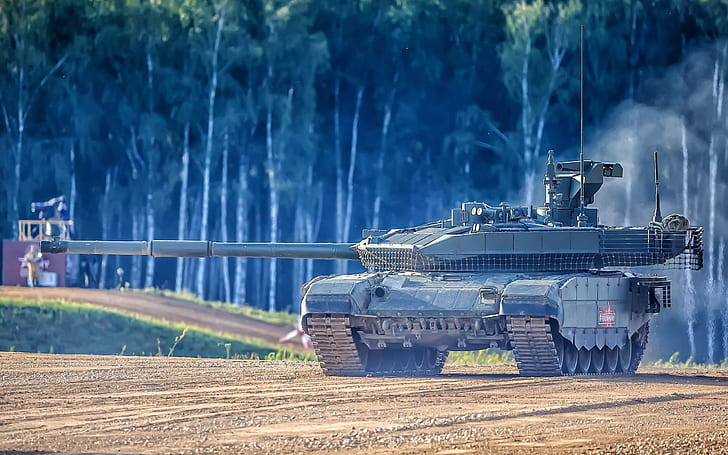
#> input picture T-90M.jpg, 728 x 455 px
$ python lab1eCV2.py
#> lines starting #> are read from the running program, lines starting #| are printed output that depends on the picture
import cv2
import numpy as np

img = cv2.imread('T-90M.jpg')
#> img is the input picture: shape (455, 728, 3); mean B, G, R 132.3, 105.8, 79.4

blue,green,red = cv2.split(img)
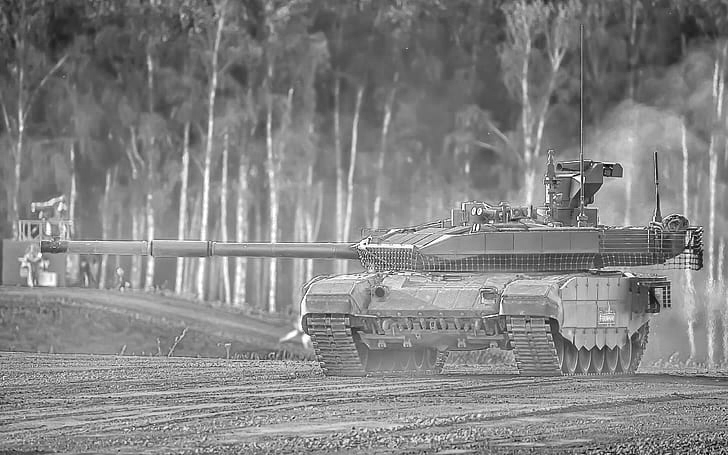
#> blue: shape (455, 728); min 0, max 255, mean 132.3
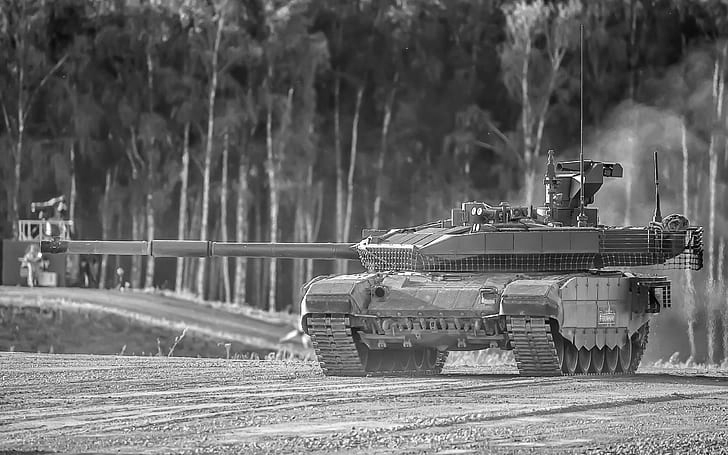
#> green: shape (455, 728); min 0, max 255, mean 105.8
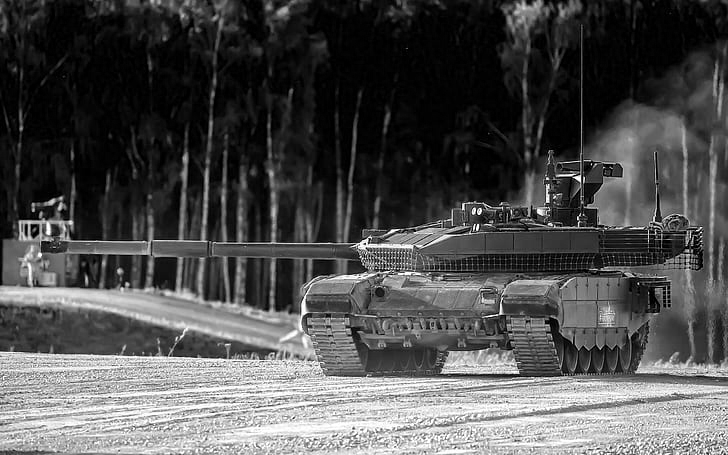
#> red: shape (455, 728); min 0, max 255, mean 79.4

zeros = np.zeros(blue.shape, np.uint8)

blueBGR = cv2.merge([blue,zeros,zeros])
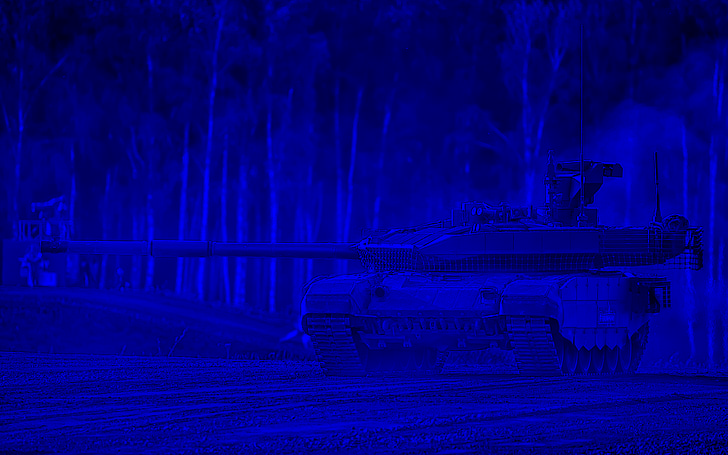
#> blueBGR: shape (455, 728, 3); mean of channels 0, 1, 2 132.3, 0, 0; drawn as B, G, R
greenBGR = cv2.merge([zeros,green,zeros])
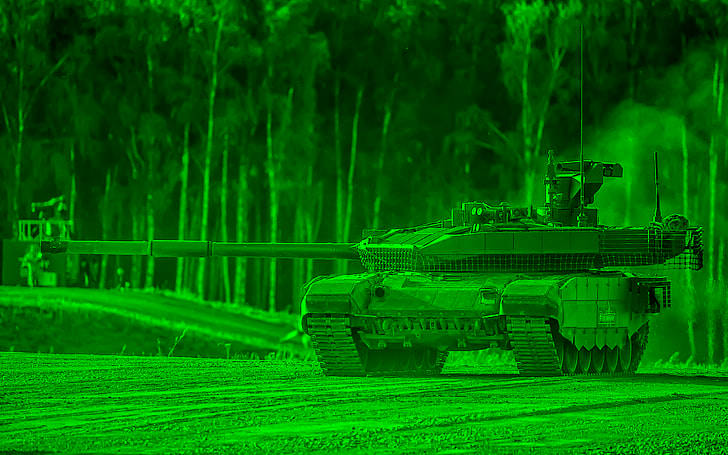
#> greenBGR: shape (455, 728, 3); mean of channels 0, 1, 2 0, 105.8, 0; drawn as B, G, R
redBGR = cv2.merge([zeros,zeros,red])
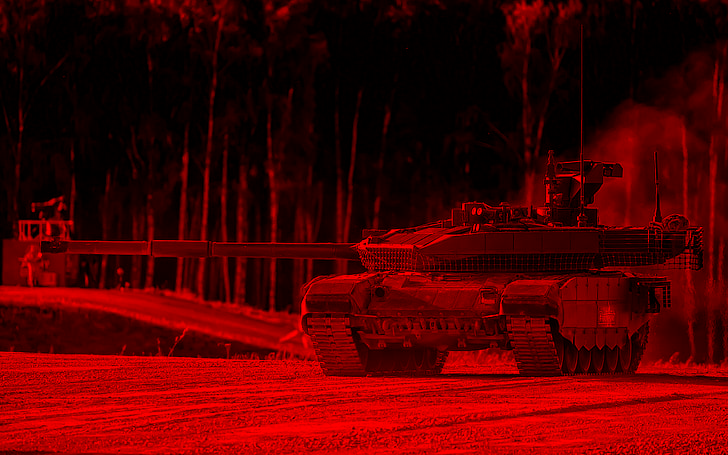
#> redBGR: shape (455, 728, 3); mean of channels 0, 1, 2 0, 0, 79.4; drawn as B, G, R


cv2.namedWindow('Blue Channel')
cv2.moveWindow('Blue Channel', 0, 0)
cv2.imshow('Blue Channel', blueBGR)

cv2.namedWindow('Green Channel')
cv2.moveWindow('Green Channel', blueBGR.shape[1], 0)
cv2.imshow('Green Channel', greenBGR)

cv2.namedWindow('Red Channel')
cv2.moveWindow('Red Channel', blueBGR.shape[1] * 2, 0)
cv2.imshow('Red Channel', redBGR)

cv2.waitKey(0)
cv2.destroyAllWindows()

$ run again, with T-72B3.jpg copied over T-90M.jpg
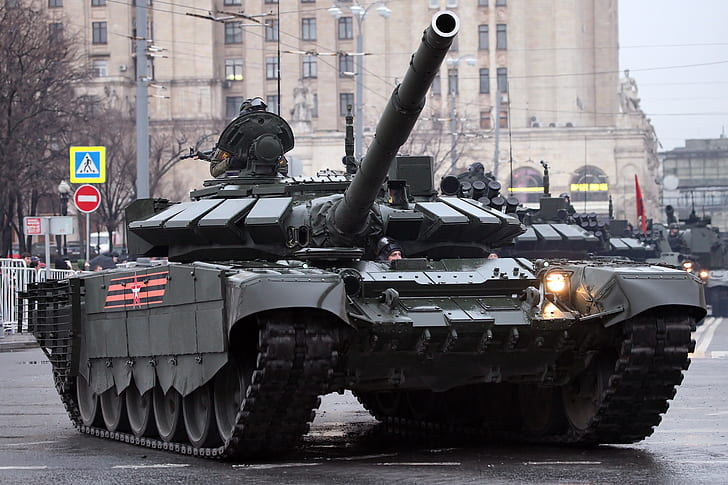
#> input picture T-72B3.jpg, 728 x 485 px
#> img is the input picture: shape (485, 728, 3); mean B, G, R 110.7, 106.6, 109.5
#> `greenBGR = cv2.merge([zeros,green,zeros])`:
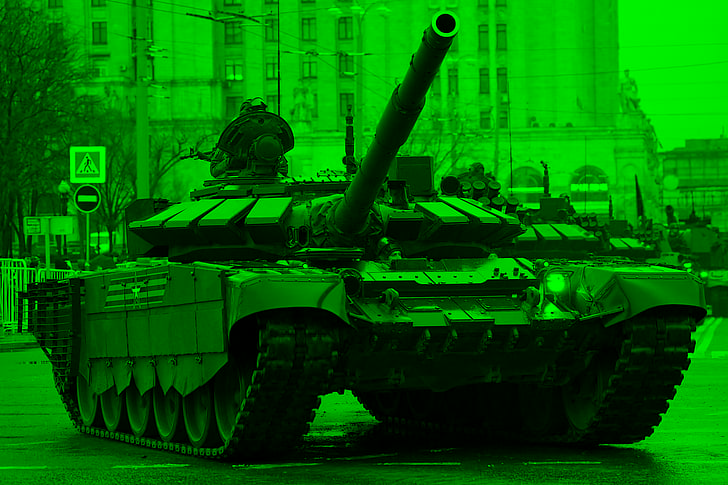
#> greenBGR: shape (485, 728, 3); mean of channels 0, 1, 2 0, 106.6, 0; drawn as B, G, R
#> `redBGR = cv2.merge([zeros,zeros,red])`:
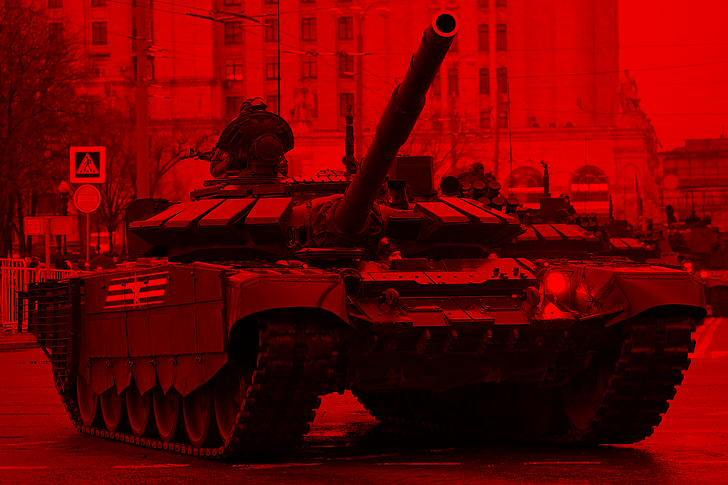
#> redBGR: shape (485, 728, 3); mean of channels 0, 1, 2 0, 0, 109.5; drawn as B, G, R
